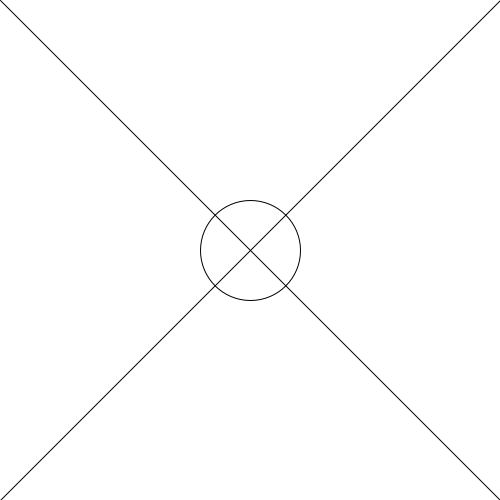
Frame 1 (no input)
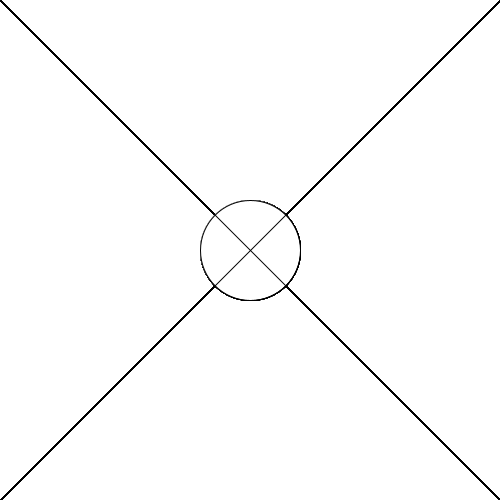
Frame 60 (the mouse pressed at the canvas centre just before this capture)
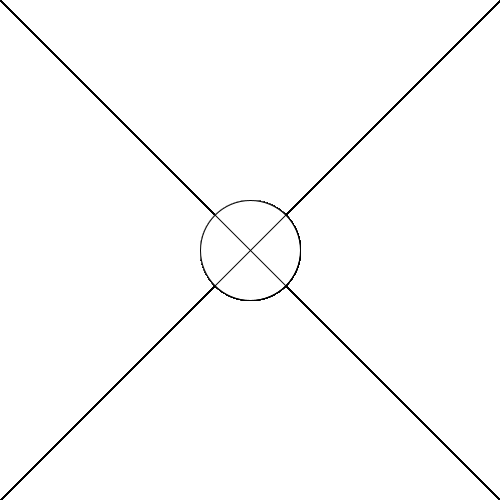
Frame 120 (the mouse held since frame 60 and released just before this capture)

The Processing sketch that drew these frames (run headless with seeded random() and noise(); from frame 60 on, the mouse is pressed at the canvas centre):

// Processing sketch: Dibujando_Lineas
// ── Dibujando_Lineas.pde
void setup() {
  size(500, 500); 
  background(255);
}

void draw() {
  fill(255);
  ellipse(250,250,100,100);
  line(0,0,500, 500);
  line(0,500, 500, 0);
}
